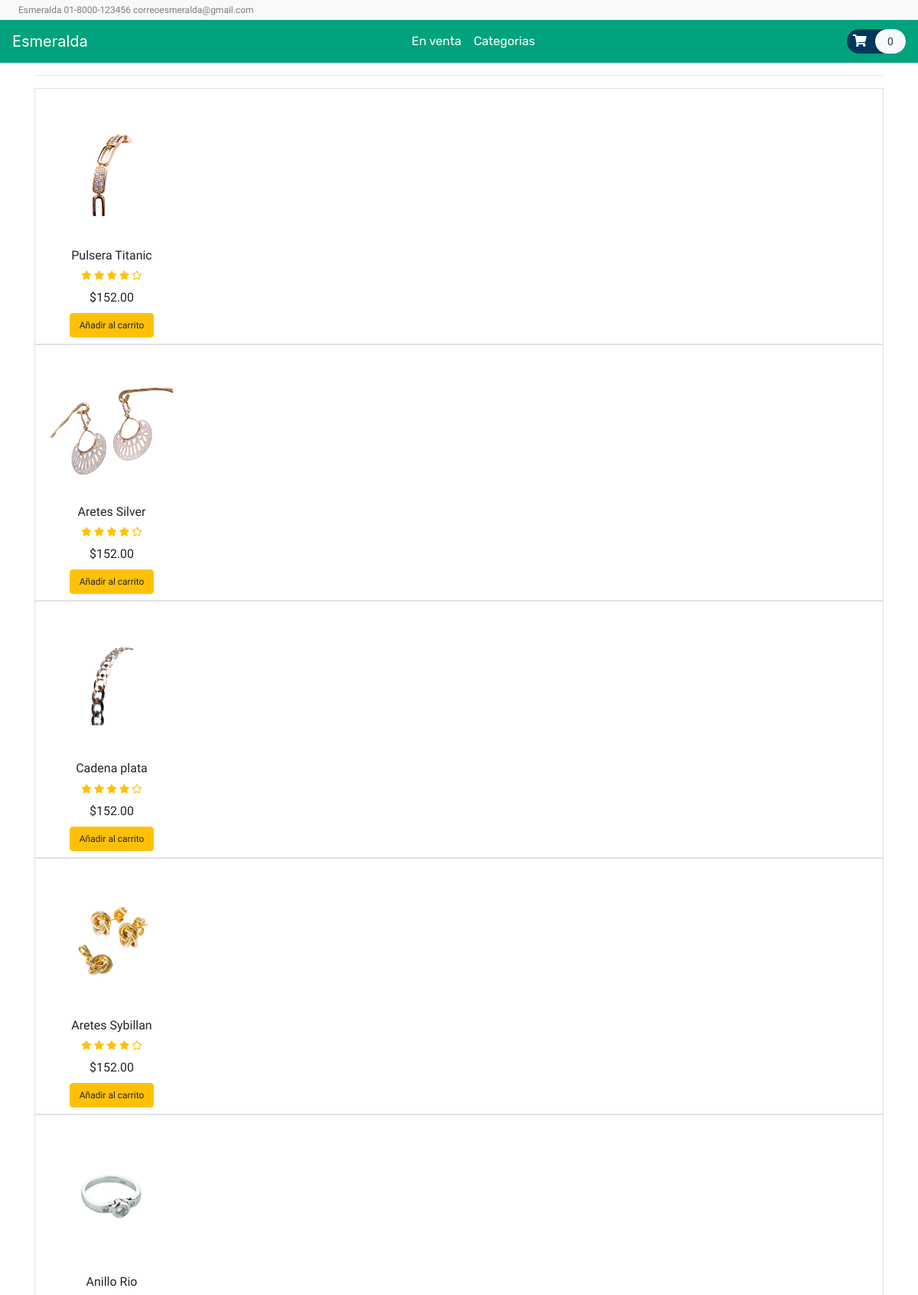
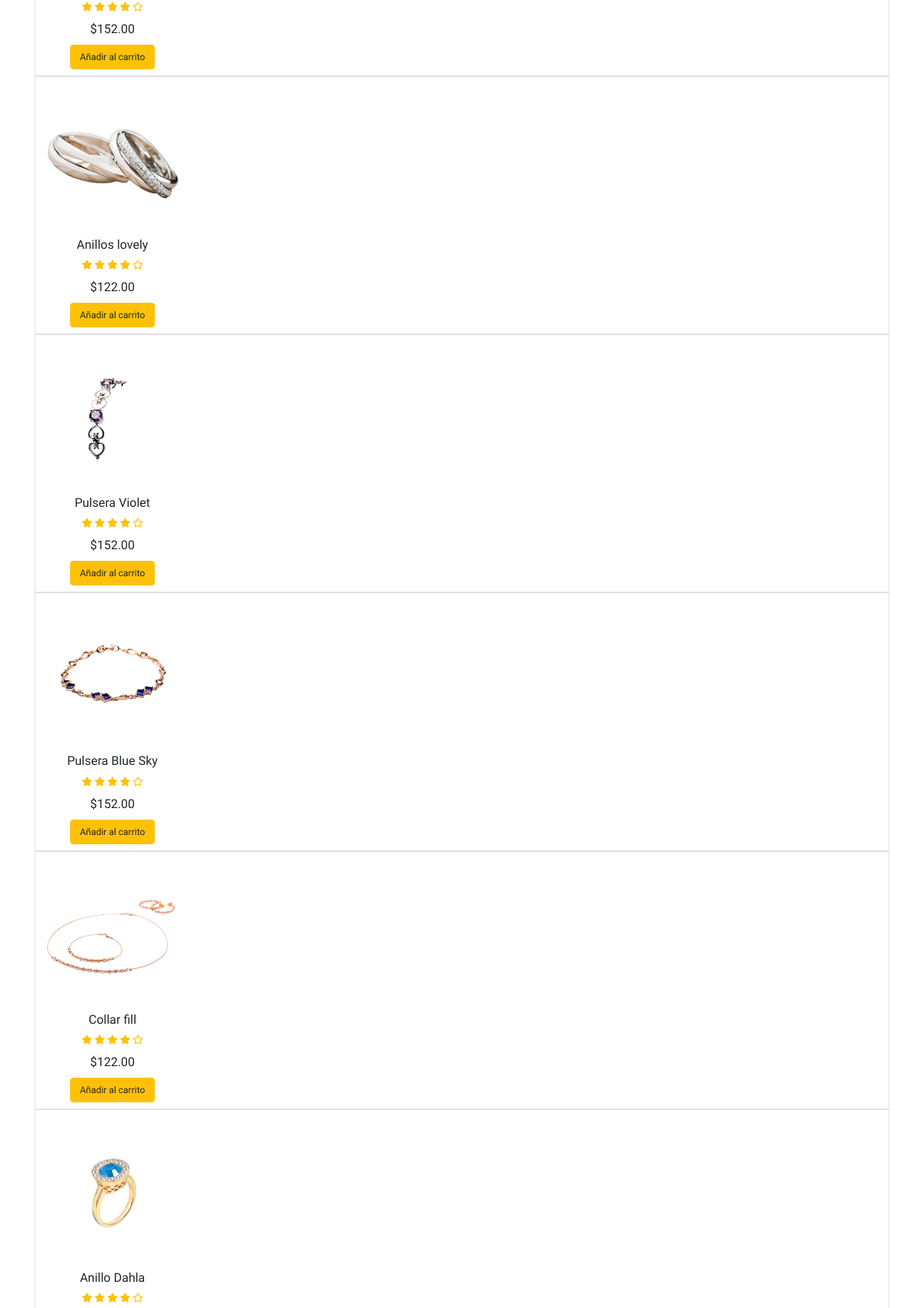
/allproducts.php (upper part), run on the app's committed database (2 pictures, top to bottom).
### tables this page shows
CREATE TABLE `product` (
  `item_id` int(11) NOT NULL,
  `item_brand` varchar(200) NOT NULL,
  `item_name` varchar(255) NOT NULL,
  `item_price` double(10,2) NOT NULL,
  `item_image` varchar(255) NOT NULL,
  `item_register` datetime DEFAULT NULL,
  `item_desc` varchar(255) NOT NULL
);

### allproducts.php (called while the page is built, shortened)
<?php
    include ('header.php');
?>
<?php
         include ('Template/_allproducts.php');
?>
<?php
include ('footer.php');
?>

### database/Product.php (called while the page is built, shortened)
<?php
class Product
{
    public $db = null;
    public function __construct(DBController $db)
    {
        $this->db = $db;
    }
    public function getData($table = 'product'){
        $result = $this->db->con->query("SELECT * FROM {$table}");
        $resultArray = array();
        while ($item = mysqli_fetch_array($result, MYSQLI_ASSOC)){
            $resultArray[] = $item;
        }
        return $resultArray;
    }
}

### database/DBController.php (called while the page is built, shortened)
<?php
class DBController
{
    protected $host = 'localhost';
    protected $user = 'root';
    protected $password = '';
    protected $database = "shopee";
    public function __construct()
    {
        $this->con = mysqli_connect($this->host, $this->user, $this->password, $this->database);
    }
}

### functions.php (called while the page is built, shortened)
<?php
require ('database/DBController.php');
require ('database/Product.php');
$db = new DBController();
$product = new Product($db);
$product_shuffle = $product->getData();
$Cart = new Cart($db );

### Template/_allproducts.php (the view, shortened to what this page needs)
<?php
    shuffle($product_shuffle);
$in_cart = $Cart->getCartId($product->getData('cart'));
?>
<section id="special-price">
    <div class="container">
        <Hr>
        <div class="grid">
            <?php array_map(function ($item) use($in_cart){ ?>
            <div class="grid-item border <?php echo $item['item_brand'] ?? "Brand" ; ?>">
                <div class="item py-2" style="width: 200px;">
                    <div class="product font-rale">
                        <a href="<?php printf('%s?item_id=%s', 'product.php',  $item['item_id']); ?>"><img src="<?php echo $item['item_image'] ?? "./assets/products/13.png"; ?>" alt="product1" class="img-fluid"></a>
                        <div class="text-center">
                            <h6><?php echo $item['item_name'] ?? "Unknown"; ?></h6>
                            <div class="rating text-warning font-size-12">
                                <span><i class="fas fa-star"></i></span>
                                <span><i class="fas fa-star"></i></span>
                                <span><i class="fas fa-star"></i></span>
                                <span><i class="fas fa-star"></i></span>
                                <span><i class="far fa-star"></i></span>
                            </div>
                            <div class="price py-2">
                                <span>$<?php echo $item['item_price'] ?? 0 ?></span>
                            </div>
                            <form method="post">
                                <?php
                                if (in_array($item['item_id'], $in_cart ?? [])){
                                    echo '<button type="submit" disabled class="btn btn-success font-size-12">Ya esta en el carrito</button>';
                                }else{
                                    echo '<button type="submit" name="special_price_submit" class="btn btn-warning font-size-12">Añadir al carrito</button>';
                                }
                                ?>
                            </form>
                        </div>
                    </div>
                </div>
            </div>
            <?php }, $product_shuffle) ?>
        </div>
    </div>
</section>

### style.css (style rules this page uses)
button, button:focus { outline: none !important; box-shadow: none !important; }
.font-rale { font-family: "Raleway", cursive; }
.font-size-12 { font-size: 12px; }

### data on the page
product: item_image (picture), item_name "Pulsera Titanic", item_price "152.00"
product: item_image (picture), item_name "Aretes Silver", item_price "152.00"
product: item_image (picture), item_name "Cadena plata", item_price "152.00"
product: item_image (picture), item_name "Aretes Sybillan", item_price "152.00"
product: item_image (picture), item_name "Anillo Rio", item_price "152.00"
product: item_image (picture), item_name "Anillos lovely", item_price "122.00"
product: item_image (picture), item_name "Pulsera Violet", item_price "152.00"
product: item_image (picture), item_name "Pulsera Blue Sky", item_price "152.00"
product: item_image (picture), item_name "Collar fill", item_price "122.00"
product: item_image (picture), item_name "Anillo Dahla"

### other printed values
count($product->getData('cart')) "0"
